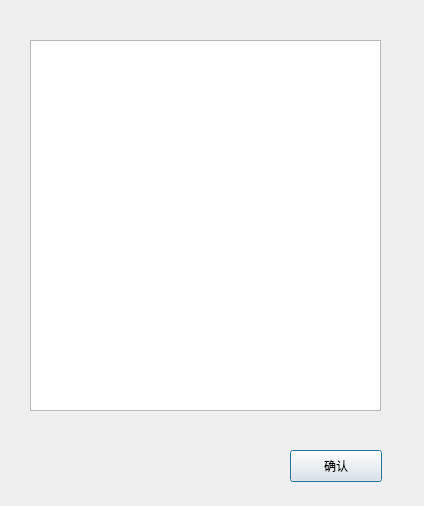
<?xml version="1.0" encoding="UTF-8"?>
<ui version="4.0">
 <class>ChaincodeInfoDialog</class>
 <widget class="QDialog" name="ChaincodeInfoDialog">
  <property name="geometry">
   <rect>
    <x>0</x>
    <y>0</y>
    <width>424</width>
    <height>506</height>
   </rect>
  </property>
  <property name="windowTitle">
   <string>Dialog</string>
  </property>
  <widget class="QTextEdit" name="textEdit">
   <property name="geometry">
    <rect>
     <x>30</x>
     <y>40</y>
     <width>351</width>
     <height>371</height>
    </rect>
   </property>
   <property name="html">
    <string>&lt;!DOCTYPE HTML PUBLIC &quot;-//W3C//DTD HTML 4.0//EN&quot; &quot;http://www.w3.org/TR/REC-html40/strict.dtd&quot;&gt;
&lt;html&gt;&lt;head&gt;&lt;meta name=&quot;qrichtext&quot; content=&quot;1&quot; /&gt;&lt;style type=&quot;text/css&quot;&gt;
p, li { white-space: pre-wrap; }
&lt;/style&gt;&lt;/head&gt;&lt;body style=&quot; font-family:'Sans Serif'; font-size:9pt; font-weight:400; font-style:normal;&quot;&gt;
&lt;p style=&quot;-qt-paragraph-type:empty; margin-top:0px; margin-bottom:0px; margin-left:0px; margin-right:0px; -qt-block-indent:0; text-indent:0px;&quot;&gt;&lt;br /&gt;&lt;/p&gt;&lt;/body&gt;&lt;/html&gt;</string>
   </property>
   <property name="textInteractionFlags">
    <set>Qt::TextSelectableByKeyboard|Qt::TextSelectableByMouse</set>
   </property>
  </widget>
  <widget class="QPushButton" name="pushButton">
   <property name="geometry">
    <rect>
     <x>290</x>
     <y>450</y>
     <width>92</width>
     <height>32</height>
    </rect>
   </property>
   <property name="text">
    <string>确认</string>
   </property>
  </widget>
 </widget>
 <resources/>
 <connections/>
</ui>
